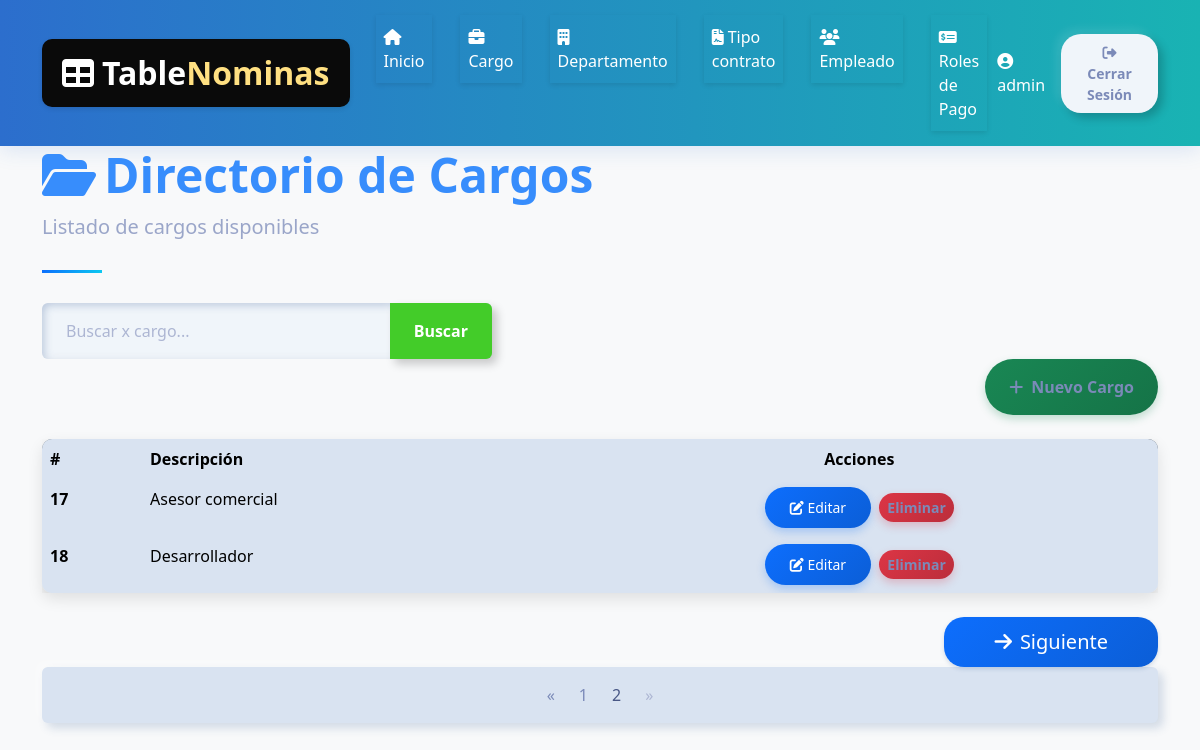
/nomina/cargo_list/?page=2 (signed in), run on an earlier commit of the app's database.
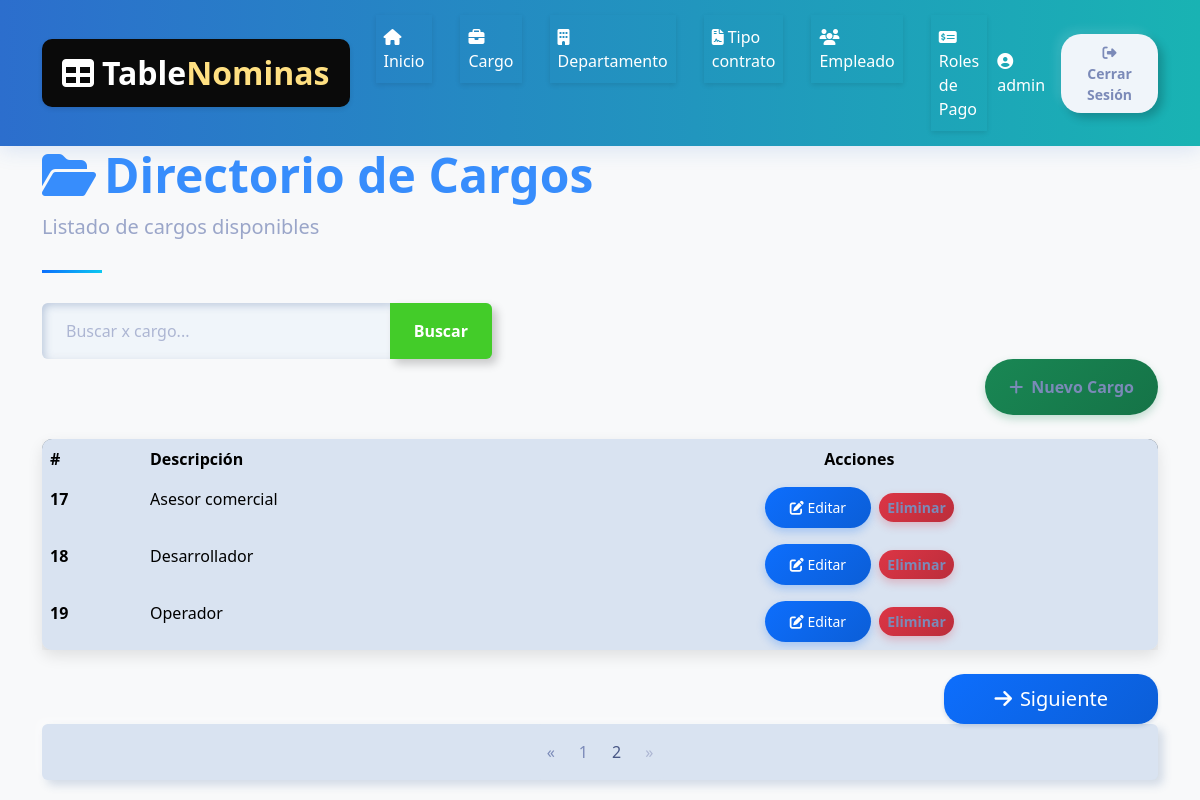
And on a later commit of the database.
### core/models.py (models this page shows, shortened)
class Cargo(models.Model):
    descripcion = models.CharField(max_length=100, unique=True)

### core/views.py (the view)
# urls.py: path('cargo_list/', cargo_list, name='cargo_list'),  # URL para la vista home
@login_required
def cargo_list(request):
    query = request.GET.get('q', None)
    if query:
        cargos_list = Cargo.objects.filter(descripcion__icontains=query)
    else:
        cargos_list = Cargo.objects.all().order_by('id')  # Ordenamos por id
    paginator = Paginator(cargos_list, 5)
    page_number = request.GET.get('page')
    cargos = paginator.get_page(page_number)
    context = {
        'cargos': cargos,
        'title': 'Listado de cargos',
        'query': query  # Pasamos la query para mantenerla en la paginación
    }
    return render(request, 'cargo/list.html', context)

### template/cargo/list.html (shortened to what the changed rows need)
{% extends "home.html" %}
{% block content %}
    <div class="container">
        <header class="page-header">
            <h1 class="display-5 fw-bold text-primary">
                <i class="fas fa-folder-open me-2"></i>Directorio de Cargos
            </h1>
        </header>
        <div class="card mb-4">
            <div class="card-body p-0">
                <div class="table-responsive">
                    <table class="table table-hover mb-0">
                        <thead>
                            <tr>
                                <th scope="col">#</th>
                                <th scope="col">Descripción</th>
                                <th scope="col" class="text-center">Acciones</th>
                    </tr>
                </thead>
                <tbody>
                    {% for cargo in cargos %}
                    <tr>
                        <th scope="row">{{ cargo.id }}</th>
                        <td>{{ cargo.descripcion }}</td>
                        <td class="text-center">
                            <a href="{% url 'core:cargo_update' cargo.id %}" class="btn btn-sm btn-primary me-1">
                                <i class="fas fa-edit"></i> Editar
                            </a>
                            <a href="{% url 'core:cargo_delete' cargo.id %}" class="btn btn-sm btn-danger">Eliminar</a>
                        </td>
                    </tr>
                    {% endfor %}
                </tbody>
            </table>
        </div>
    </div>
</div>
        {% if cargos.has_other_pages %}
        <nav aria-label="Page navigation" class="mb-4">
            <ul class="pagination justify-content-center">
                {% for i in cargos.paginator.page_range %}
                    {% if cargos.number == i %}
                        <li class="page-item active"><span class="page-link">{{ i }}</span></li>
                    {% else %}
                        <li class="page-item"><a class="page-link" href="?page={{ i }}{% if request.GET.q %}&q={{ request.GET.q }}{% endif %}">{{ i }}</a></li>
                    {% endif %}
                {% endfor %}
            </ul>
        </nav>
        {% endif %}
    </div>
{% endblock %}

What changed in the data, as far as the page shows it:
added Cargo: id "19", descripcion "Operador"
